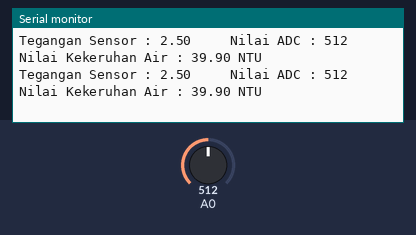
The sketch below on a simulated Arduino Uno, built with avr-gcc and run on an emulated ATmega328P. On the bench: the last lines printed to the serial monitor. Inputs (shaded band) come from the test bench; at power-on: A0 = 512.

Above: at 4.2 s.
4.3 s: A0 set to 930
At 4.63 s:
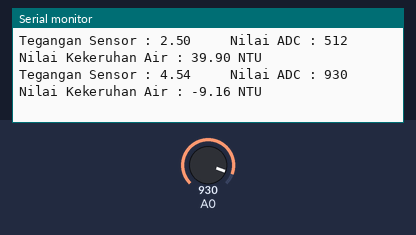
7.3 s: A0 set to 949
At 7.48 s:
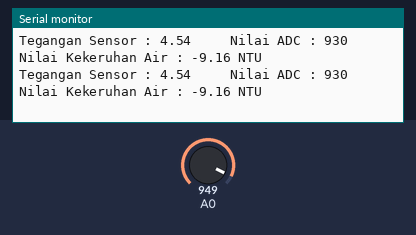
Timing chart, 0 to 9.8 s (numbered marks = the images above; inputs shaded):
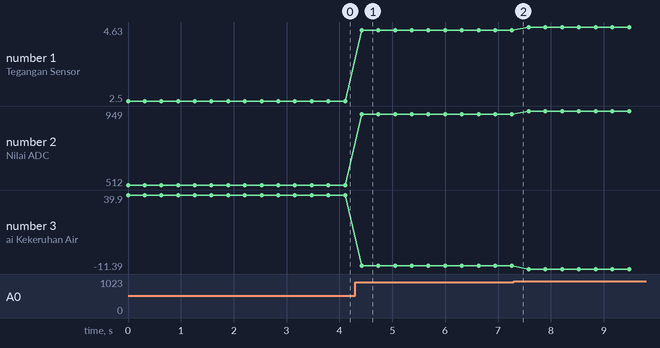

The sketch:

TurbiditySensor.ino
```cpp
float Kekeruhan;
float Tegangan;

void setup() {
  Serial.begin(9600);
}

void loop() {
  int Value   = analogRead(A0);
  Tegangan    = Value * (5.0 / 1024);
  Kekeruhan   = 100.00 - (Tegangan / 4.16) * 100.00; // 4.16 adalah hasil Tegangan sensor saat pembacaan air jernih

  Serial.print("Tegangan Sensor : ");
  Serial.print(Tegangan);
  Serial.print("     ");
  Serial.print("Nilai ADC : ");
  Serial.print(Value);
  Serial.print("     ");
  Serial.print("Nilai Kekeruhan Air : ");
  Serial.print(Kekeruhan);
  Serial.println(" NTU");
  delay(300);

}
```

Measured:
- after the input at 4.3 s, the serial monitor: prints a new line after 0.12 s (image 1)
- plotted number 1: 2.5 → 4.54 after the input at 4.3 s, 4.54 → 4.63 after the input at 7.3 s
- plotted number 2: 512 → 930 after the input at 4.3 s, 930 → 949 after the input at 7.3 s
- plotted number 3: 39.9 → -9.16 after the input at 4.3 s, -9.16 → -11.39 after the input at 7.3 s
